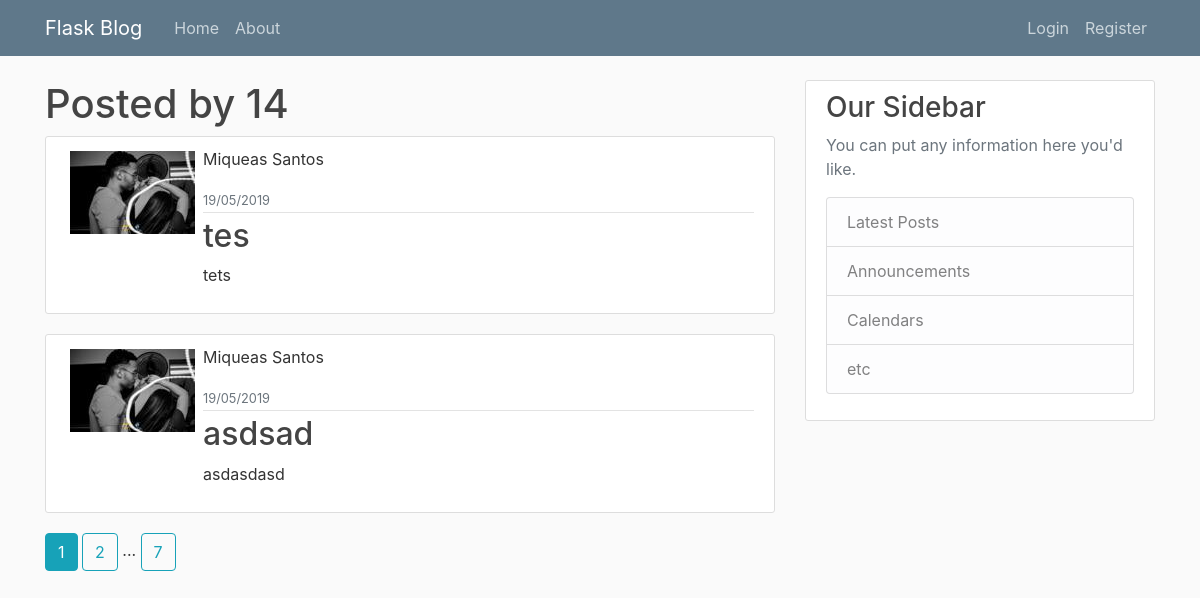
The page /user/Miqueas Santos/post on the database its author committed.
### flaskblog/models.py (models this page shows, shortened)
class Post(db.Model):
    id = db.Column(db.Integer, primary_key=True)
    title = db.Column(db.String(100), nullable=True)
    date_posted = db.Column(db.DateTime, nullable=False, default=datetime.utcnow)
    content = db.Column(db.Text, nullable=False)
    user_id = db.Column(db.Integer, db.ForeignKey('user.id'), nullable=False)
    def __json__(self):
        return {'title': self.title, 'date_posted': self.date_posted.timestamp()}
    for_json = __json__  # supported by simplejson

class User(db.Model, UserMixin):
    id = db.Column(db.Integer, primary_key = True)
    username = db.Column(db.String(255), unique= True, nullable=False)
    email = db.Column(db.String(255), unique= True, nullable=False)
    image_file = db.Column(db.String(255), nullable=False, default='default.jpg')
    password = db.Column(db.String(255), nullable=False)
    posts = db.relationship('Post', backref='author', lazy=True)
    def __json__(self):
        return {'username': self.username, 'email': self.email, 'image': self.image_file}
    for_json = __json__  # supported by simplejson
    '''@classmethod
    def from_json(cls, json):
        obj = cls()
        obj.a = json['username']
        obj.b = json['email']
        obj.c = json['image']
        return obj'''

### flaskblog/routes.py (the view)
@app.route("/")
@app.route("/user/<string:username>/post")
def user_post(username):
    user = User.query.filter_by(username=username).first_or_404()
    page = request.args.get('page', 1, type=int)
    posts = Post.query.filter_by(author=user)\
                .order_by(Post.date_posted.desc())\
                .paginate(page=page, per_page=2)
    return render_template('user_post.html', posts=posts)

### flaskblog/templates/user_post.html
{% extends "layout.html" %}
{% block content %}
    <h1>Posted by {{current_user.username}} {{posts.total}}</h1>
    {% for post in posts.items %}
        <article class="media content-section">
          <img src="{{url_for('static', filename='profiles_pics/' + post.author.image_file)}}"
               alt="User Image"
               class="rounded article-image p-1">
          <div class="media-body ml-1">
            <div class="article-metadata">
              <p nclass="mr-2">{{ post.author.username }}</p>
              <small class="text-muted">{{ post.date_posted.strftime('%d/%m/%Y')}}</small>
            </div>
            <h2><a class="article-title" href="{{url_for('post', post_id=post.id)}}">{{ post.title }}</a></h2>
            <p class="article-content">{{ post.content }}</p>
          </div>
        </article>
    {% endfor %}
    {% for page_num in posts.iter_pages(left_edge=1, right_edge=1, left_current=1, right_current=2) %}
      {% if page_num %}
        {% if page_num == posts.page %}
        <a href="{{url_for('user_post', page=page_num, username=current_user.username)}}" class="btn-info btn">
          {{page_num}}
        </a>
        {% else %}
        <a href="{{url_for('user_post', page=page_num, username=current_user.username)}}" class="btn-outline-info btn">
          {{page_num}}
        </a>
        {% endif %}
      {% else %}
        ...
      {% endif %}
    {% endfor %}
{% endblock content %}

### flaskblog/static/main.css (style rules this page uses)
body { background: #fafafa; color: #333333; margin-top: 5rem; }
h1, h2, h3, h4, h5, h6 { color: #444444; }
.content-section { background: #ffffff; padding: 10px 20px; border: 1px solid #dddddd; border-radius: 3px; margin-bottom: 20px; }
.article-title { color: #444444; }
.article-content { white-space: pre-line; }
.article-metadata { padding-bottom: 1px; margin-bottom: 4px; border-bottom: 1px solid #e3e3e3 }

### rows shown on the page
Post: image_file (picture), author.username "Miqueas Santos", date_posted "19/05/2019", title "tes", content "tets"
Post: image_file (picture), author.username "Miqueas Santos", date_posted "19/05/2019", title "asdsad", content "asdasdasd"

### other values the page prints
{{ posts.total }} "14"
{{ page_num }} "1"
{{ page_num }} "2" "7"
